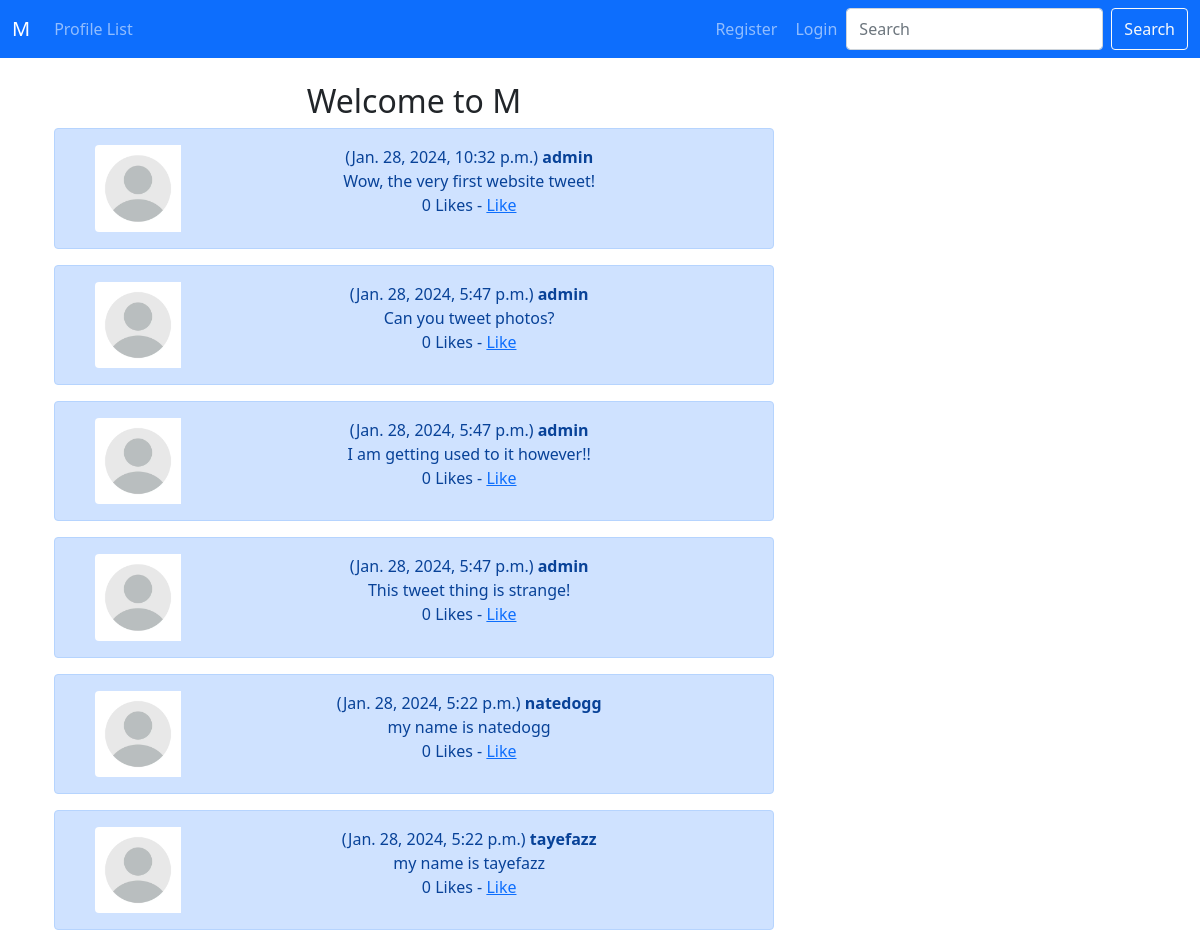
The app's page / (upper part), older data.
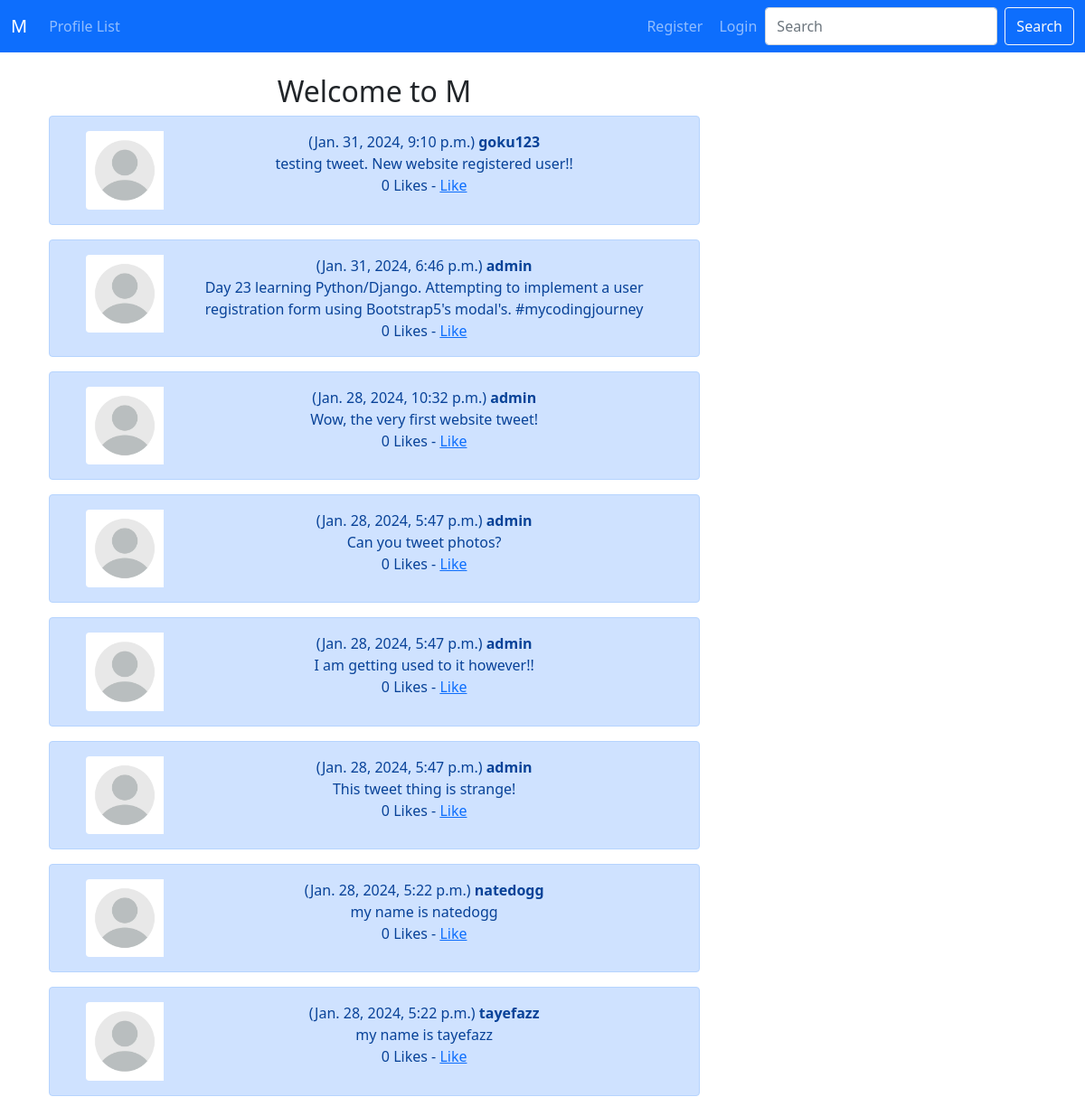
The same page, newer data.
### m/models.py (models this page shows, shortened)
class Tweet(models.Model):
    user = models.ForeignKey(User, related_name="tweets", on_delete=models.DO_NOTHING)
    body = models.CharField(max_length=200)
    created_at = models.DateTimeField(auto_now_add=True)
    likes = models.ManyToManyField(User, related_name="tweet_like", blank=True)
    def number_of_likes(self):
        return self.likes.count()

### m/views.py (the view)
# urls.py: path('', views.home, name="home"),
def home(request):
    tweet = None  # Initialize tweet
    if request.user.is_authenticated:
        form = TweetForm(request.POST or None)
        if request.method == 'POST':
            if form.is_valid():
                tweet = form.save(commit=False)
                tweet.user = request.user
                tweet.save()
                messages.success(request, "Your tweet has been successfully posted...")
                return redirect('m:home')
        context = {
            'form': form,
            'tweet': tweet  # Include tweet only if it's defined
        }
        tweets = Tweet.objects.all().order_by("-created_at")
        context['tweets'] = tweets  # Add tweets to the context
        return render(request, "m/home.html", context)
    else:
        tweets = Tweet.objects.all().order_by("-created_at")
        context = {
            'tweets': tweets  # Add tweets to the context
        }
        return render(request, "m/home.html", context)

### m/templates/m/home.html (shortened to what this page needs)
{% extends 'm/base.html' %}
{% load static %}
{% block content %}
<div class="container text-center">
  <div class="row">
    <div class="col-8">
      <h2>Welcome to M</h2>
      {% for tweet in tweets %}
      <div class="alert alert-primary" role="alert">
        <div class="container">
          <div class="row">
            <div class="col-2">
              {% if tweet.user.profile.profile_image %}
              <img src="{{ tweet.user.profile.profile_image.url }}" width=100 height=100 class="rounded-circle" alt="{{ tweet.user.username }}">
              {% else %}
              <img src="{% static 'images/default_logo.png' %}" class="img-fluid rounded-start" alt="Default profile pic">
              {% endif %}
            </div>
              <div class="col-10">
                ({{ tweet.created_at }})
                <strong>{{ tweet.user }}</strong><br/>
                {{ tweet.body }}<br/>
                {{ tweet.number_of_likes }} Likes -
                {% if user in tweet.likes.all %}
                  <a href="{% url 'm:tweet_like' tweet.id %}">Unlike</a>
                {% else %}
                <a href="{% url 'm:tweet_like' tweet.id %}">Like</a>
                {% endif %}
              </div>
          </div>
        </div>
      </div>
      {% endfor %}
    </div>
    <div class="col-4">
      <br/><br/>
    </div>
  </div>
</div>
{% endblock %}

### m/templates/m/base.html (shortened to what this page needs)
<!doctype html>
<html lang="en">
  <head>
    <link href="https://cdn.jsdelivr.net/npm/bootstrap@5.0.2/dist/css/bootstrap.min.css" rel="stylesheet">
  </head>
  <body>
    {% include 'm/navbar.html' %}
      <br/>
    <div class="container">
      {% block content %}
      {% endblock %}
    </div>
  </body>
</html>

### m/templates/m/navbar.html (shortened to what this page needs)
<nav class="navbar navbar-expand-lg navbar-dark bg-primary">
    <div class="container-fluid">
      <a class="navbar-brand" href="{% url 'm:home' %}">M</a>
      <div class="collapse navbar-collapse" id="navbarSupportedContent">
        <ul class="navbar-nav me-auto mb-2 mb-lg-0">
          <li class="nav-item">
            <a class="nav-link" href="{% url 'm:profile_list' %}">Profile List</a>
          </li>
        </ul>
          <ul class="navbar-nav ms-auto">
          {% if user.is_authenticated %}
            <li class="nav-item">
              <a class="nav-link" href="{% url 'm:profile' request.user.id %}">Hi {{ user }},</a>
            </li>
            <li class="nav-item">
              <a class="nav-link" href="{% url 'm:logout' %}">Logout</a>
            </li>
          </ul>
          {% else %}
          <ul class="navbar-nav">
            <li class="nav-item">
              <a class="nav-link btn btn-link" data-bs-toggle="modal" data-bs-target="#registerModal">Register</a>
            </li>
          </ul>
            <ul class="navbar-nav">
              <li class="nav-item">
                <a class="nav-link btn btn-link" data-bs-toggle="modal" data-bs-target="#loginModal">Login</a>
              </li>
            </ul>
          {% endif %}
        <form class="d-flex">
          <input class="form-control me-2" type="search" placeholder="Search" aria-label="Search">
          <button class="btn btn-outline-light" type="submit">Search</button>
        </form>
      </div>
    </div>
  </nav>

Row changes from the older to the newer data that the page shows:
added Tweet: created_at "Jan. 31, 2024, 9:10 p.m.", user "goku123", body "testing tweet. New website registered user!!", number_of_likes "0", shows "Like"
added Tweet: created_at "Jan. 31, 2024, 6:46 p.m.", user "admin", body "Day 23 learning Python/Django. Attempting to implement a user registration form using Bootstrap5's modal's. #mycodingjourney", number_of_likes "0", shows "Like"
